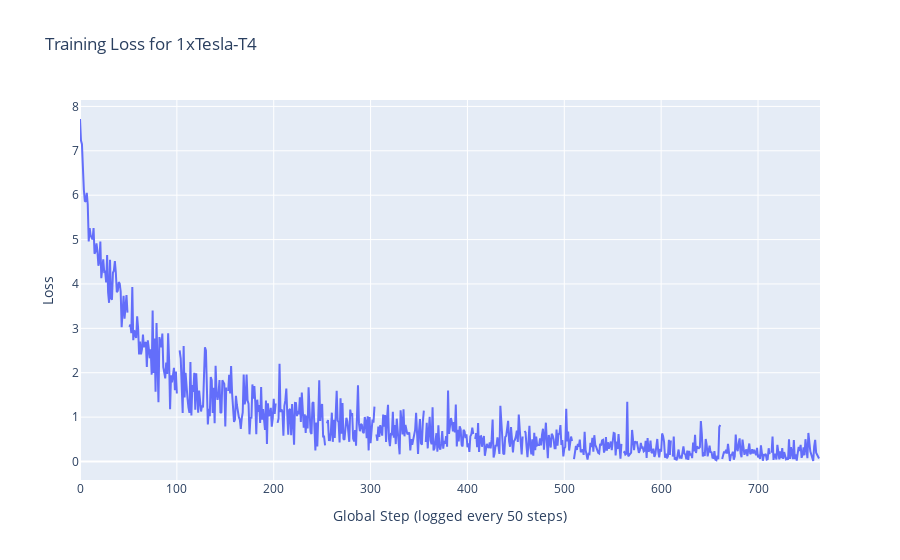

The cell this chart's notebook holds for it:
### Markdown cell above
And let's plot each run's training loss:

### Code cell
fig = go.Figure()

for run in runs.keys():
    if run == "1xTesla-T4":
        fig.add_trace(go.Scatter(x=runs[run].index, y=runs[run]["train-loss"], name=run))

        fig.update_layout(
            xaxis_title="Global Step (logged every 50 steps)", 
            yaxis_title="Loss", 
            title=dict(text=f"Training Loss for {run}"),
            legend=dict(orientation="h", yanchor="bottom", y=1.02, xanchor="left", x=0)
        )
fig.show()

### Figure 1 — Plotly figure (JSON) as saved in the notebook; plotly's stock layout.template omitted (floating-point values rounded to 4 significant figures; data arrays with more than 128 entries replaced by an {"elided": "..."} marker saying what was removed)
{"data": [{"name": "1xTesla-T4", "type": "scatter", "x": {"elided": "765 int values"}, "y": {"elided": "765 float values"}}], "layout": {"legend": {"orientation": "h", "x": 0, "xanchor": "left", "y": 1.02, "yanchor": "bottom"}, "title": {"text": "Training Loss for 1xTesla-T4"}, "xaxis": {"title": {"text": "Global Step (logged every 50 steps)"}}, "yaxis": {"title": {"text": "Loss"}}}}
